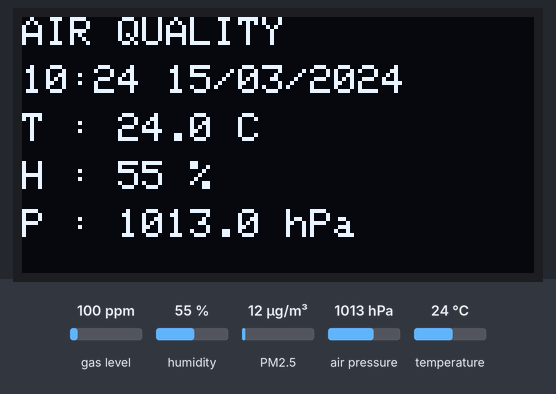
A sketch run on a simulated ESP32. On the bench: 128×64 one-colour display. Inputs (shaded band) come from the test bench; at power-on: humidity 55 %, PM2.5 12 µg/m³, air pressure 1013 hPa, temperature 24 °C, gas level 100 ppm. WiFi joins after 1.5 s; servers stay silent unless stated; the local clock reads 2024-03-15 10:24:30 at power-on unless the sketch sets it; no MQTT or app messages arrive unless stated; what the sketch prints to the serial monitor is not drawn.

Above: at 3.7 s.
3.8 s: humidity set to 22 %
At 9.7 s:
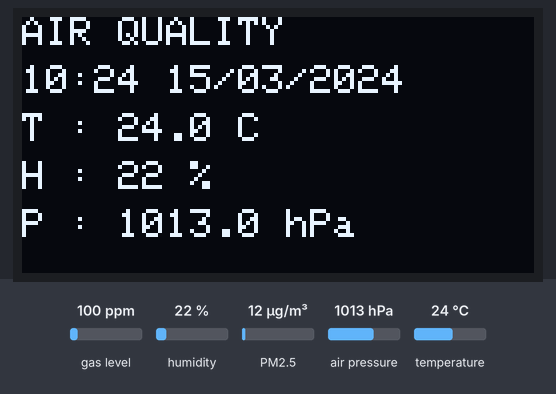
13.5 s: PM2.5 set to 6 µg/m³
At 19.0 s:
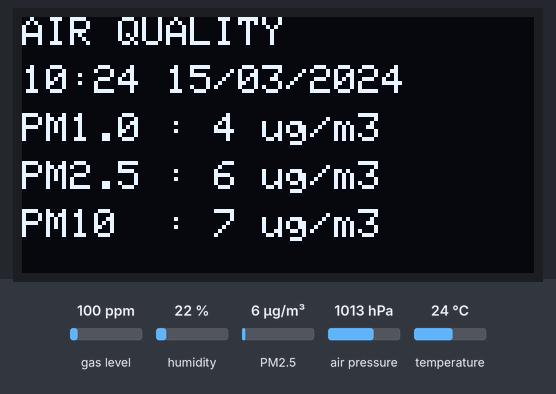
22.8 s: air pressure set to 952 hPa
At 27.8 s:
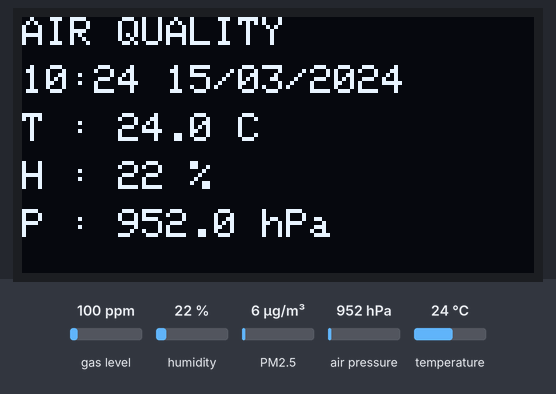
31.6 s: temperature set to 12 °C
At 33.6 s:
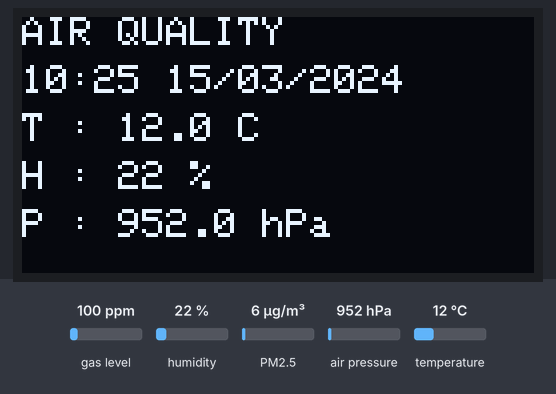
Timing chart, 0 to 35.1 s (numbered marks = the images above; inputs shaded):
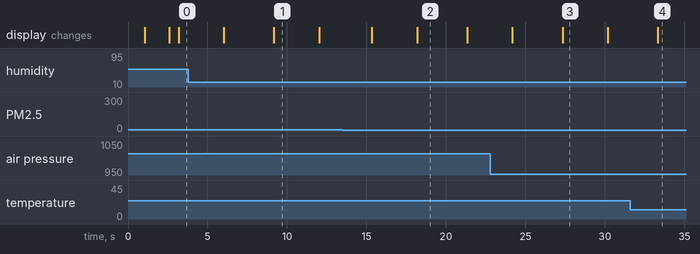

The sketch:

09_AirMonitor_260804.ino
```cpp
#include <WiFi.h>
#include "Adafruit_MQTT.h"
#include "Adafruit_MQTT_Client.h"
#include <Wire.h>
#include <Adafruit_BME680.h>
#include <Adafruit_GFX.h>
#include <Adafruit_SSD1306.h>
#include "RTClib.h"
#include "PMS.h"
#include <time.h>

#define WLAN_SSID       "YOUR_WIFI_SSID"
#define WLAN_PASS       "YOUR_WIFI_PASSWORD"
#define IO_USERNAME     "YOUR_ADAFRUIT_IO_USERNAME"
#define IO_KEY          "YOUR_ADAFRUIT_IO_KEY"
#define AIO_SERVER      "io.adafruit.com"
#define AIO_SERVERPORT  1883

WiFiClient client;
Adafruit_MQTT_Client mqtt(&client, AIO_SERVER, AIO_SERVERPORT, IO_USERNAME, IO_KEY);
Adafruit_MQTT_Publish temp_f =
Adafruit_MQTT_Publish(&mqtt, IO_USERNAME "/feeds/temperature");
Adafruit_MQTT_Publish hum_f =
Adafruit_MQTT_Publish(&mqtt, IO_USERNAME "/feeds/humidity");
Adafruit_MQTT_Publish pressure_f =
Adafruit_MQTT_Publish(&mqtt, IO_USERNAME "/feeds/pressure");
Adafruit_MQTT_Publish pm1_f =
Adafruit_MQTT_Publish(&mqtt, IO_USERNAME "/feeds/pm10");
Adafruit_MQTT_Publish pm25_f =
Adafruit_MQTT_Publish(&mqtt, IO_USERNAME "/feeds/pm25");
Adafruit_MQTT_Publish pm10_f =
Adafruit_MQTT_Publish(&mqtt, IO_USERNAME "/feeds/pm100");

const char* ntpServer = "pool.ntp.org";
const long gmtOffset_sec = 7 * 3600; //chuan thoi gian
const int daylightOffset_sec = 0;

#define SCREEN_WIDTH 128
#define SCREEN_HEIGHT 64
#define OLED_RESET -1

Adafruit_SSD1306 display(SCREEN_WIDTH, SCREEN_HEIGHT, &Wire, OLED_RESET);

Adafruit_BME680 bme;
RTC_DS3231 rtc;

PMS pms(Serial2);
PMS::DATA data;

unsigned long prevMqttMillis = 0;
unsigned long prevDisplayMillis = 0;
const long mqttInterval = 15000;
const long displayInterval = 3000;
int displayPage = 0;
int currentPM25 = 0;
int currentPM10 = 0;
int currentPM1 = 0;

void MQTT_connect();

void setup()
{
    Serial.begin(115200);
    delay(1000);
    Serial.println("\n===== DANG KHOI DONG =====");
    Serial2.begin(9600, SERIAL_8N1, 16, 17);
    Wire.begin();
    if (!display.begin(SSD1306_SWITCHCAPVCC, 0x3C))
    {
        Serial.println("Kiem tra lai man hinh OLED!");
        while (1);
    }
    display.clearDisplay();
    display.setTextColor(SSD1306_WHITE);
    display.setTextSize(1);

    display.setCursor(0,0);
    display.println("He thong dang chay ... ");
    display.display();

    Serial.print("Dang ket noi WiFi");
    WiFi.begin(WLAN_SSID, WLAN_PASS);
    while (WiFi.status() != WL_CONNECTED)
    {
        delay(500);
        Serial.print(".");
    }
    Serial.println();
    Serial.println("Da ket noi WIFI!");
    if (!bme.begin())
    {
        Serial.println("Kiem tra lai cam bien BME680!");
        while (1);
    }
    if (!rtc.begin())
    {
        Serial.println("Kiem tra lai RTC!");
        while (1);
    }
    configTime(gmtOffset_sec, daylightOffset_sec, ntpServer);
    struct tm timeinfo;
    Serial.print("Dang dong bo thoi gian");
    while (!getLocalTime(&timeinfo))
    {
        Serial.print(".");
        delay(500);
    }
    Serial.println(" OK");
    rtc.adjust(DateTime(
        timeinfo.tm_year + 1900,
        timeinfo.tm_mon + 1,
        timeinfo.tm_mday,
        timeinfo.tm_hour,
        timeinfo.tm_min,
        timeinfo.tm_sec
    ));
    bme.setTemperatureOversampling(BME680_OS_8X);
    bme.setHumidityOversampling(BME680_OS_2X);
    bme.setPressureOversampling(BME680_OS_4X);
    display.clearDisplay();
    display.display();
}

void loop()
{
    MQTT_connect();
    unsigned long currentMillis = millis();
    if (pms.read(data))
    {
        currentPM1  = data.PM_AE_UG_1_0;
        currentPM25 = data.PM_AE_UG_2_5;
        currentPM10 = data.PM_AE_UG_10_0;
    }
    if (currentMillis - prevDisplayMillis >= displayInterval)
    {
        prevDisplayMillis = currentMillis;
        display.clearDisplay();
        display.setTextColor(SSD1306_WHITE);
        display.setTextSize(1);
        DateTime now = rtc.now();
        if(displayPage==0)
        {
            if(bme.performReading())
            {
                display.setCursor(0,0);
                display.println("AIR QUALITY");
                display.setCursor(0,12);

                if(now.hour()<10) display.print("0");
                display.print(now.hour());
                display.print(":");
                if(now.minute()<10) display.print("0");
                display.print(now.minute());
                display.print(" ");
                if(now.day()<10) display.print("0");
                display.print(now.day());
                display.print("/");
                if(now.month()<10) display.print("0");
                display.print(now.month());
                display.print("/");
                display.print(now.year());

                display.setCursor(0,24);
                display.print("T : ");
                display.print(bme.temperature,1);
                display.println(" C");

                display.setCursor(0,36);
                display.print("H : ");
                display.print(bme.humidity,0);
                display.println(" %");

                display.setCursor(0,48);
                display.print("P : ");
                display.print(bme.pressure / 100.0, 1);
                display.print(" hPa");

            displayPage=1;
            }
        }
        else
        {
            display.setCursor(0,0);
            display.println("AIR QUALITY");
            display.setCursor(0,12);

            if(now.hour()<10) display.print("0");
            display.print(now.hour());
            display.print(":");
            if(now.minute()<10) display.print("0");
            display.print(now.minute());
            display.print(" ");
            if(now.day()<10) display.print("0");
            display.print(now.day());
            display.print("/");
            if(now.month()<10) display.print("0");
            display.print(now.month());
            display.print("/");
            display.print(now.year());

            display.setCursor(0,24);
            display.print("PM1.0 : ");
            display.print(currentPM1);
            display.println(" ug/m3");

            display.setCursor(0,36);
            display.print("PM2.5 : ");
            display.print(currentPM25);
            display.println(" ug/m3");

            display.setCursor(0,48);
            display.print("PM10  : ");
            display.print(currentPM10);
            display.println(" ug/m3");

            displayPage=0;
        }

        display.display();
    }
    if(currentMillis-prevMqttMillis>=mqttInterval)
    {
        prevMqttMillis=currentMillis;
        if(bme.performReading())
        {
            String temp_str = String(bme.temperature,1);
            String hum_str  = String(bme.humidity,0);
            String pressure_str = String(bme.pressure / 100.0, 1);

            String pm1_str  = String(currentPM1);
            String pm25_str = String(currentPM25);
            String pm10_str = String(currentPM10);

            temp_f.publish(temp_str.c_str());
            hum_f.publish(hum_str.c_str());
            pressure_f.publish(pressure_str.c_str());
            pm1_f.publish(pm1_str.c_str());
            pm25_f.publish(pm25_str.c_str());
            pm10_f.publish(pm10_str.c_str());

            Serial.println("Da gui du lieu len Adafruit IO");
        }
    }
}
void MQTT_connect()
{
    if(mqtt.connected())
        return;

    Serial.print("Dang ket noi MQTT ... ");
    while(mqtt.connect()!=0)
    {
        mqtt.disconnect();
        delay(5000);
        Serial.print(".");
    }
    Serial.println("MQTT Connected!");
}
```

Measured:
- after the input at 3.8 s, the display: first differs from a run without the input after 5.4 s (image 1)
- after the input at 13.5 s, the display: first differs from a run without the input after 4.7 s (image 2)
- after the input at 31.6 s, the display: changes after 1.7 s (image 4)
- what the display in image 1 shows lasts 2.8 s, from 9.2 s to 12.0 s
- what the display in image 2 shows lasts 3.1 s, from 18.2 s to 21.3 s
